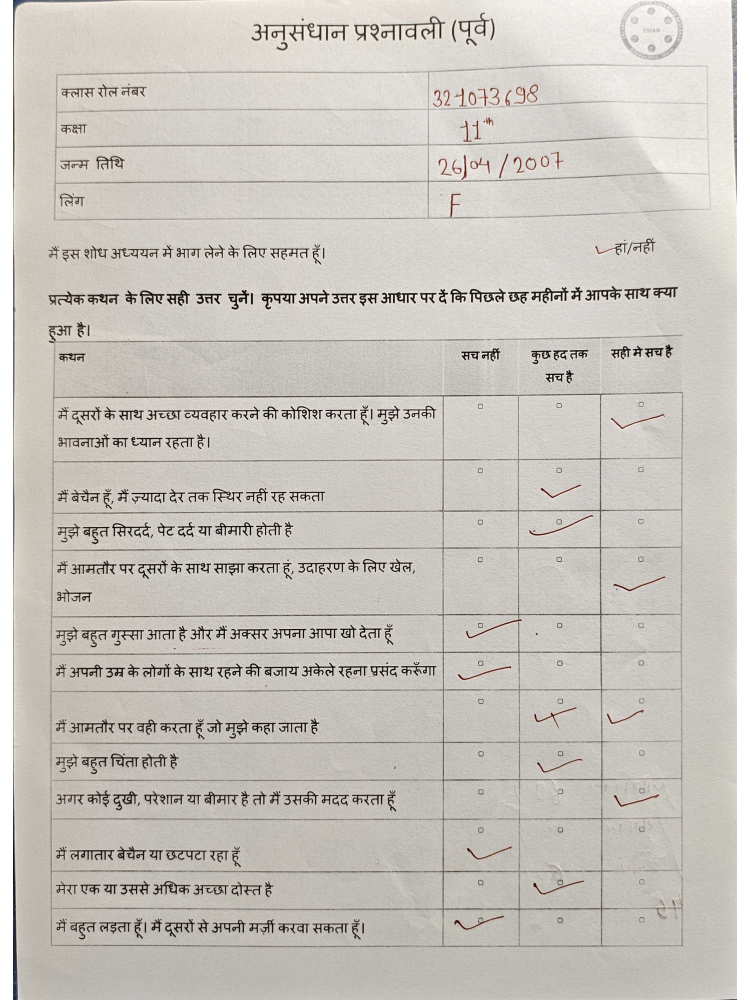
#> input picture shared/temp/scanned_raw.jpg, 2250 x 3000 px (shown at 1/3 size)
$ python -i preprocessing.py   (imports and definitions only)   (older library calls are emulated)
#> lines starting #> are read from the running program, lines starting #| are printed output that depends on the picture
#> further down, picture is the input picture: shape (3000, 2250, 3); mean B, G, R 190.5, 196.5, 200.8
import cv2
import numpy as np
from typing import Tuple, Dict, Any

# [66 lines left out: functions correct_lens_distortion, correct_white_balance, remove_shadows, not called in this run]

def normalize_local_contrast(img: np.ndarray) -> np.ndarray:
    """Normalizes local contrast by dividing by local standard deviation."""
    is_color = len(img.shape) == 3
#> is_color = True
    gray = cv2.cvtColor(img, cv2.COLOR_BGR2GRAY) if is_color else img.copy()

    gray_f = gray.astype(np.float32)
    mean = cv2.GaussianBlur(gray_f, (25, 25), 0)
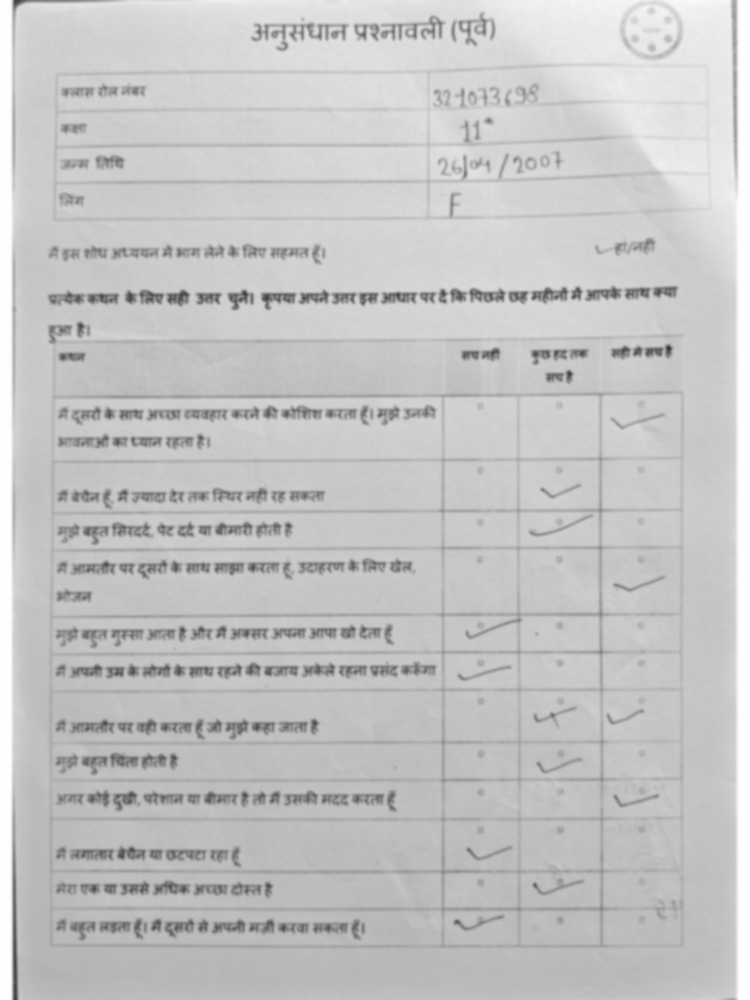
#> mean: shape (3000, 2250) float32 (shown at 1/3 size); min 46.94, max 255, mean 197
    sq_mean = cv2.GaussianBlur(gray_f ** 2, (25, 25), 0)
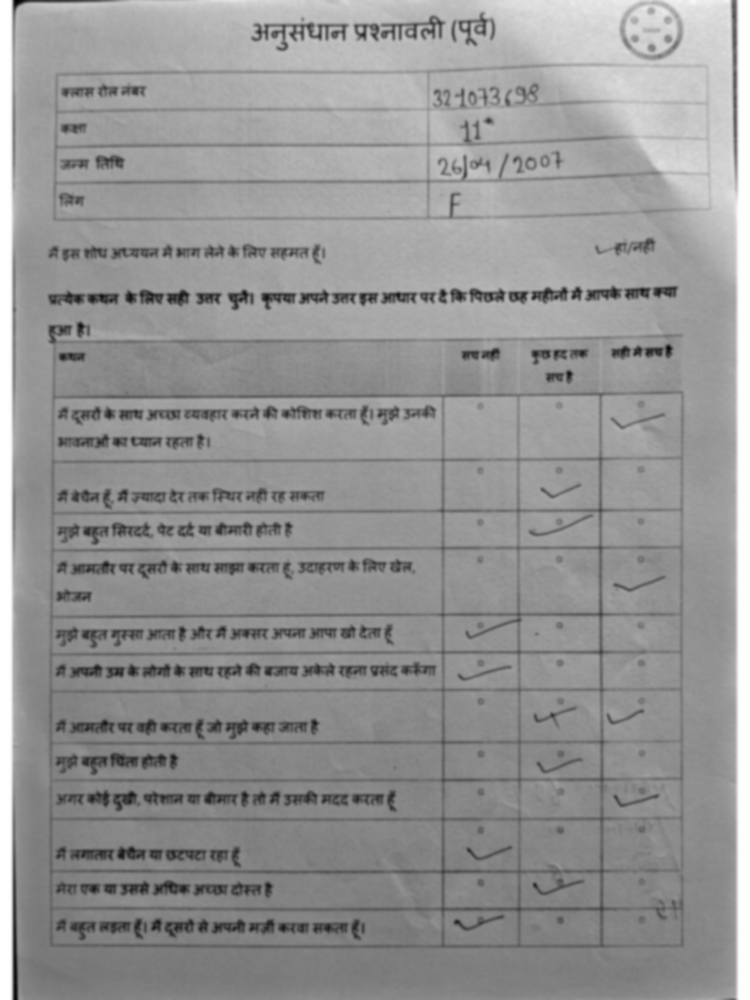
#> sq_mean: shape (3000, 2250) float32 (shown at 1/3 size); min 4477, max 65025, mean 39920.1; drawn with min black and max white
    var = sq_mean - mean ** 2
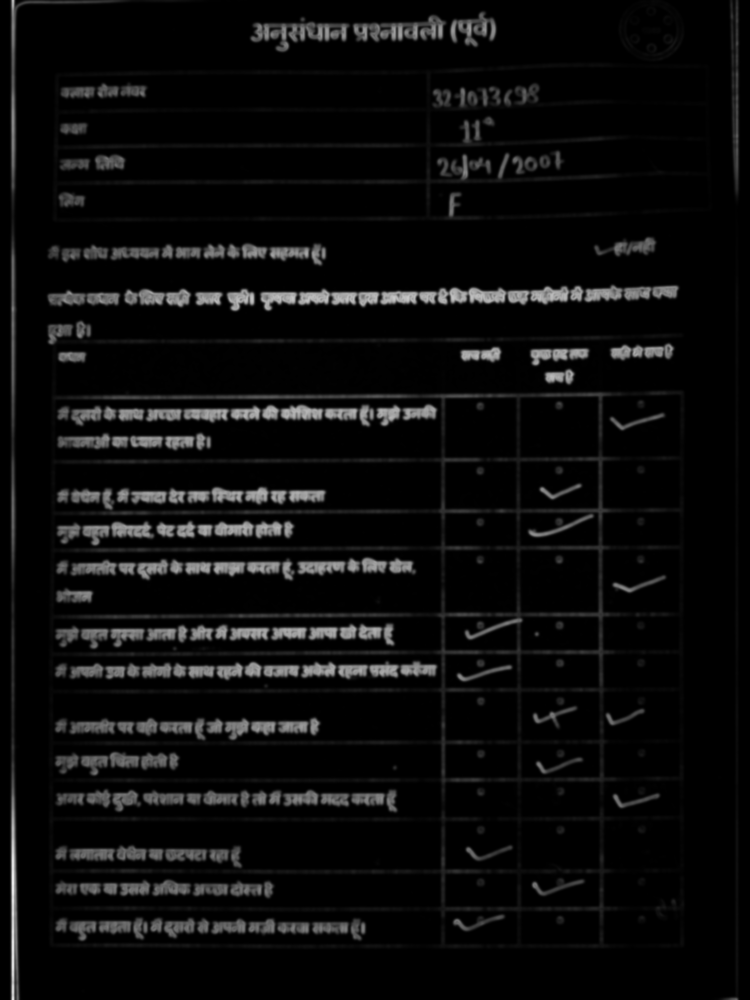
#> var: shape (3000, 2250) float32 (shown at 1/3 size); min -0.0234, max 12119.9, mean 596.7; drawn with min black and max white
    var = np.clip(var, 0, None)
    std = np.sqrt(var)
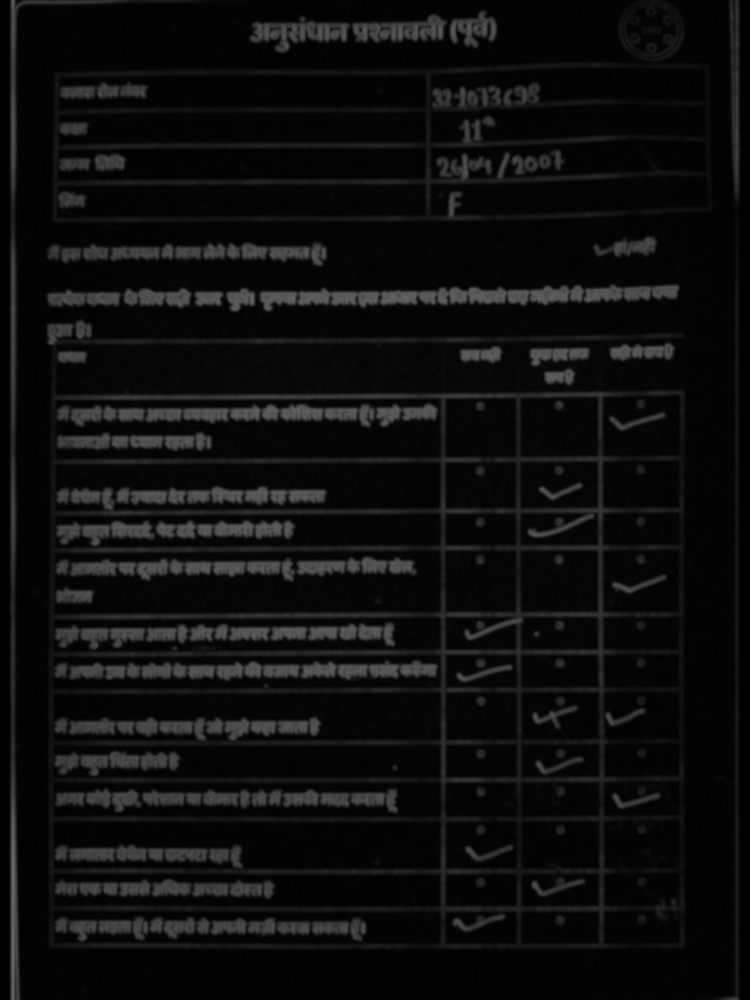
#> std: shape (3000, 2250) float32 (shown at 1/3 size); min 0, max 110.1, mean 14.2

    # Avoid division by zero
    std = np.clip(std, 1.0, None)
    normalized = (gray_f - mean) / std
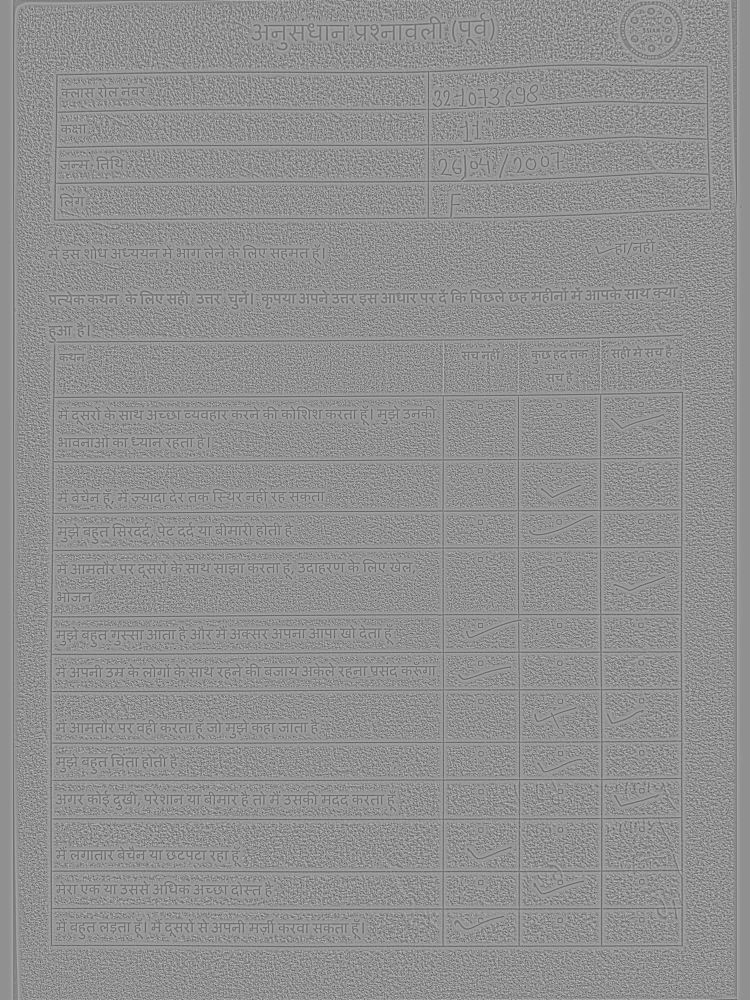
#> normalized: shape (3000, 2250) float32 (shown at 1/3 size); min -5.3, max 4.03, mean 0.02; drawn with min black and max white
    normalized = cv2.normalize(normalized, None, 0, 255, cv2.NORM_MINMAX).astype(np.uint8)

    if is_color:
        # Apply local contrast normalization to luminance in YCrCb
        ycrcb = cv2.cvtColor(img, cv2.COLOR_BGR2YCrCb)
#> ycrcb: shape (3000, 2250, 3); mean of channels 0, 1, 2 197, 130.7, 124.3
        y, cr, cb = cv2.split(ycrcb)
        y_f = y.astype(np.float32)
        y_mean = cv2.GaussianBlur(y_f, (25, 25), 0)
        y_sq_mean = cv2.GaussianBlur(y_f ** 2, (25, 25), 0)
        y_var = np.clip(y_sq_mean - y_mean ** 2, 0, None)
        y_std = np.clip(np.sqrt(y_var), 1.0, None)
        y_norm = (y_f - y_mean) / y_std
        y_norm = cv2.normalize(y_norm, None, 0, 255, cv2.NORM_MINMAX).astype(np.uint8)
        return cv2.cvtColor(cv2.merge([y_norm, cr, cb]), cv2.COLOR_YCrCb2BGR)

    return normalized

# [230 lines left out: functions apply_clahe, apply_gamma_correction, apply_sharpening, apply_denoising, detect_skew_angle, deskew_image and 3 more, not called in this run]

>>> import cv2
>>> picture = cv2.imread('../../../shared/temp/scanned_raw.jpg')
>>> result = normalize_local_contrast(picture)
